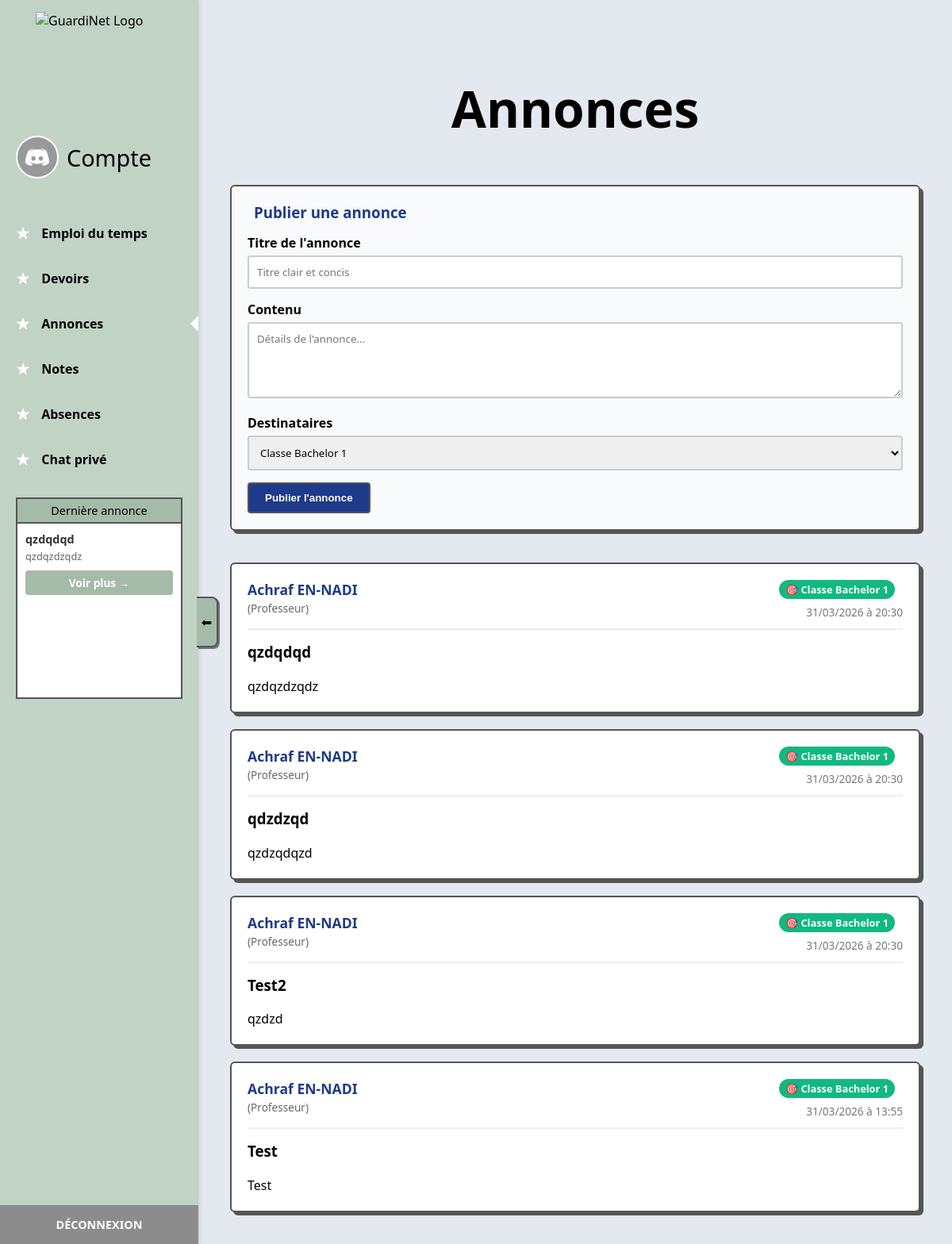
/annonces (signed in), run on the app's committed database.
### app/models.py (models this page shows, shortened)
class Announcement(db.Model):
    __tablename__ = 'announcements'
    id = db.Column(db.Integer, primary_key=True)
    author_id = db.Column(db.String(12), db.ForeignKey('users.user_id'), nullable=False)
    class_id = db.Column(db.Integer, db.ForeignKey('classes.id'), nullable=True)  # NULL means Global
    title = db.Column(db.String(255), nullable=False)
    content = db.Column(db.Text, nullable=False)
    created_at = db.Column(db.DateTime, default=datetime.utcnow)
    author = db.relationship('User', foreign_keys=[author_id], backref='announcements_published')
    target_class = db.relationship('ClassGroup', backref='announcements_received')

class User(UserMixin, db.Model):
    __tablename__ = 'users'
    id = db.Column(db.Integer, primary_key=True)
    user_id = db.Column(db.String(12), unique=True, nullable=False, index=True)  # Random 10-12 char ID
    firstname = db.Column(db.String(100), nullable=False)
    lastname = db.Column(db.String(100), nullable=False)
    email = db.Column(db.String(120), unique=True, nullable=False, index=True)
    password_hash = db.Column(db.String(255), nullable=False)
    role = db.Column(db.String(20), nullable=False, default='student')  # student, teacher, admin
    class_id = db.Column(db.Integer, db.ForeignKey('classes.id'), nullable=True)  # For students
    is_active = db.Column(db.Boolean, default=True)
    is_password_temporary = db.Column(db.Boolean, default=False)  # Temporary password flag
    profile_pic = db.Column(db.String(255), nullable=True, default='default.jpg')
    created_at = db.Column(db.DateTime, default=datetime.utcnow)
    updated_at = db.Column(db.DateTime, default=datetime.utcnow, onupdate=datetime.utcnow)
    last_announcements_read_at = db.Column(db.DateTime, nullable=True)

class ClassGroup(db.Model):
    __tablename__ = 'classes'
    id = db.Column(db.Integer, primary_key=True)
    name = db.Column(db.String(50), nullable=False, unique=True)
    students = db.relationship('User', backref='class_group', lazy=True)
    schedules = db.relationship('ScheduleEvent', backref='class_group', lazy=True)

### app/routes/main.py (the view, shortened to what this page needs)
@main_bp.route('/annonces', methods=['GET', 'POST'])
@login_required
def annonces():
    from app.models import Announcement, ClassGroup, Course, ScheduleEvent, db
    if current_user.role == 'admin':
        annonces_list = Announcement.query.order_by(Announcement.created_at.desc()).all()
    elif current_user.role == 'teacher':
        courses = Course.query.filter_by(prof_id=current_user.id).all()
        class_ids = set()
        for c in courses:
            scheds = db.session.query(ScheduleEvent.class_id).filter_by(course_id=c.id).distinct().all()
            for s in scheds:
                class_ids.add(s[0])
        class_ids = list(class_ids)
        annonces_list = Announcement.query.filter(
            (Announcement.class_id.is_(None))
            | (Announcement.class_id.in_(class_ids))
            | (Announcement.author_id == current_user.user_id)
        ).order_by(Announcement.created_at.desc()).all()
    else:
        annonces_list = Announcement.query.filter(
            (Announcement.class_id.is_(None)) | (Announcement.class_id == current_user.class_id)
        ).order_by(Announcement.created_at.desc()).all()
    classes = ClassGroup.query.all()
    nb_annonces = len(annonces_list)
    current_user.last_announcements_read_at = datetime.utcnow()
    db.session.commit()
    return render_template('annonces.html', active_page='annonces', annonces=annonces_list, classes=classes, nb_annonces=nb_annonces)

### app/routes/main.py (called while the page is built)
@main_bp.before_request
def require_password_change():
    from flask_login import current_user
    from flask import request, redirect, url_for
    if current_user.is_authenticated:
        allowed_endpoints = ['main.force_change_password', 'main.logout', 'static']
        if current_user.is_password_temporary and hasattr(request, 'endpoint') and request.endpoint and request.endpoint not in allowed_endpoints and not request.endpoint.startswith('static'):
            return redirect(url_for('main.force_change_password'))

### app/templates/annonces.html (shortened to what this page needs)
{% extends "base.html" %}
{% block content %}
    <div style="text-align: center; margin-bottom: 40px; margin-top: 20px;">
        <h2 class="edt-main-title" style="font-size: 4rem;">Annonces</h2>
    </div>
    <div style="max-width: 900px; margin: 0 auto; display: flex; flex-direction: column; gap: 20px;">
        {% if current_user.role in ['admin', 'teacher'] %}
        <div class="annonce-card" style="margin-bottom: 20px; background-color: #f8fafc;">
            <h3 style="margin-top: 0; margin-bottom: 15px; color: #1e3a8a;">
                Publier une annonce
            </h3>
            <form method="POST" action="{{ url_for('main.annonces') }}">
                <div style="margin-bottom: 15px;">
                    <label style="display: block; font-weight: bold; margin-bottom: 5px;">Titre de l'annonce</label>
                    <input type="text" name="title" required class="form-control" placeholder="Titre clair et concis">
                </div>
                <div style="margin-bottom: 15px;">
                    <label style="display: block; font-weight: bold; margin-bottom: 5px;">Contenu</label>
                    <textarea name="content" required rows="4" class="form-control" style="resize: vertical;" placeholder="Détails de l'annonce..."></textarea>
                </div>
                <div style="margin-bottom: 15px;">
                    <label style="display: block; font-weight: bold; margin-bottom: 5px;">Destinataires</label>
                    <select name="class_id" class="form-control">
                        {% for c in classes %}
                           <option value="{{ c.id }}">Classe {{ c.name }}</option>
                        {% endfor %}
                    </select>
                </div>
                <button type="submit" class="btn-submit">
                    Publier l'annonce
                </button>
            </form>
        </div>
        {% endif %}
        {% if annonces %}
            {% for annonce in annonces %}
            <div class="annonce-card {% if annonce.class_id == None %}annonce-global{% endif %}">
                <div style="display: flex; justify-content: space-between; align-items: flex-start; border-bottom: 2px solid #eee; padding-bottom: 10px; margin-bottom: 15px;">
                    <div>
                        <strong style="color: #1e3a8a; font-size: 1.1rem; display: block;">
                            {{ annonce.author.firstname }} {{ annonce.author.lastname }}
                        </strong>
                        <span style="color: #666; font-size: 0.85rem;">
                            ({% if annonce.author.role == 'admin' %}Administration{% else %}Professeur{% endif %})
                        </span>
                    </div>
                    <div style="text-align: right;">
                        <span class="{% if annonce.class_id == None %}badge-global{% else %}badge-class{% endif %}" style="margin-right: 10px; display: inline-block; margin-bottom: 5px;">
                            {% if annonce.class_id == None %}
                                🌐 Global
                            {% else %}
                                🎯 Classe {{ annonce.target_class.name }}
                            {% endif %}
                        </span>
                        <br>
                        <span style="color: #777; font-size: 0.85rem;">
                            {{ annonce.created_at.strftime('%d/%m/%Y à %H:%M') }}
                        </span>
                    </div>
                </div>
                <h3 style="margin-top: 0;">{{ annonce.title }}</h3>
                <p style="margin-bottom: 0; white-space: pre-wrap; line-height: 1.5;">{{ annonce.content }}</p>
            </div>
            {% endfor %}
        {% else %}
            <div class="annonce-card" style="text-align: center; color: #777; padding: 40px 20px;">
                <i class="fas fa-info-circle" style="font-size: 2rem; margin-bottom: 10px; color: #ccc;"></i>
                <p style="margin: 0; font-size: 1.1rem;">Aucune annonce pour le moment.</p>
            </div>
        {% endif %}
    </div>
{% endblock %}

### app/templates/base.html (shortened to what this page needs)
<!DOCTYPE html>
<html lang="fr">
<head>
    <link rel="stylesheet" href="{{ url_for('static', filename='css/style.css') }}">
</head>
<body>
    <div class="dashboard-container">
        <aside class="sidebar" id="sidebar">
            <div class="sidebar-inner">
                <div class="brand-logo" style="margin-top: 15px; min-height: 106px;">
                    <img src="{{ url_for('static', filename='img/logo.png') }}" alt="GuardiNet Logo" style="max-width: 80%; width: 160px; height: 106px; object-fit: contain; display: block; margin: 0 auto;">
                </div>
                <div class="profile-section" style="cursor: pointer;" onclick="window.location.href='{{ url_for('main.profile') }}'">
                    <img style="object-fit: cover; border-radius: 50%; width: 50px; height: 50px; border: 2px solid white;" src="{% if current_user.profile_pic %}{{ url_for('static', filename=('img/profiles/' + current_user.profile_pic) if current_user.profile_pic != 'default.jpg' else 'img/default_profile.jpg') }}{% else %}{{ url_for('static', filename='img/default_profile.jpg') }}{% endif %}" alt="Avatar">
                    <span style="font-size: 1.8rem; font-weight: 300;">Compte</span>
                </div>
                <nav>
                    <ul class="nav-menu">
                        <li>
                            <a href="{{ url_for('main.dashboard') }}" class="nav-item">
                                <span class="icon">★</span> Emploi du temps
                            </a>
                        </li>
                        <li>
                            <a href="{{ url_for('main.devoirs') }}" class="nav-item">
                                <span class="icon">★</span> Devoirs
                            </a>
                        </li>
                        <li>
                            <a href="{{ url_for('main.annonces') }}" class="nav-item">
                                <span class="icon">★</span> Annonces
                                {% if active_page == 'annonces' %}<div class="active-tab-indicator"></div>{% endif %}
                            </a>
                        </li>
                        <li>
                            <a href="{{ url_for('main.notes') }}" class="nav-item">
                                <span class="icon">★</span> Notes
                            </a>
                        </li>
                        <li>
                            <a href="{{ url_for('main.absences') }}" class="nav-item">
                                <span class="icon">★</span> Absences
                            </a>
                        </li>
                        <li>
                            <a href="{{ url_for('main.chat') }}" class="nav-item" style="position: relative;">
                                <span class="icon">★</span> Chat privé
                            </a>
                        </li>
                    </ul>
                </nav>
                <div class="announcement-box">
                    <div class="announcement-header">Dernière annonce</div>
                    <div class="announcement-content" style="padding: 10px; text-align: left;">
                        {% if latest_announcement %}
                            <strong style="color: #333; font-size: 0.9em; display: block; margin-bottom: 5px;">{{ latest_announcement.title }}</strong>
                            <p style="color: #666; font-size: 0.8em; margin: 0 0 10px 0; overflow: hidden; text-overflow: ellipsis; display: -webkit-box; -webkit-line-clamp: 2; -webkit-box-orient: vertical; line-height: 1.2;">
                                {{ latest_announcement.content[:80] + '...' if latest_announcement.content|length > 80 else latest_announcement.content }}
                            </p>
                            <a href="{{ url_for('main.annonces') }}" style="display: block; background-color: #a5bba9; padding: 6px; border-radius: 4px; font-size: 0.85em; color: white; text-decoration: none; text-align: center; font-weight: bold; width: 100%; box-sizing: border-box; transition: background-color 0.2s;">Voir plus &rarr;</a>
                        {% else %}
                            <span style="font-size: 0.85em; color: #777;">Aucune annonce pour le moment.</span>
                        {% endif %}
                    </div>
                </div>
                <a href="{{ url_for('main.logout') }}" class="logout-btn">Déconnexion</a>
            </div>
            <div class="sidebar-toggle" id="sidebar-toggle" onclick="toggleSidebar()">
                <span id="toggle-icon">⬅</span>
            </div>
        </aside>
        <main class="main-content">
            {% block content %}
            {% endblock %}
        </main>
    </div>
</body>
</html>

### app/static/css/style.css (style rules this page uses)
body, html { margin: 0; padding: 0; height: 100%; font-family: 'Segoe UI', Tahoma, Geneva, Verdana, sans-serif; background-color: var(--main-bg); }
.dashboard-container { display: flex; height: 100vh; }
.sidebar { width: 250px; min-width: 250px; background-color: var(--sidebar-bg); box-shadow: 2px 0 5px rgba(0,0,0,0.1); position: relative; transition: margin-left 0.3s ease; z-index: 10; }
.sidebar-inner { width: 250px; height: 100%; display: flex; flex-direction: column; overflow-x: hidden; overflow-y: auto; }
.sidebar-toggle { position: absolute; right: -25px; top: 50%; transform: translateY(-50%); width: 25px; height: 60px; background-color: #a5bba9; align-items: center; justify-content: center; display: flex; cursor: pointer; box-shadow: 2px 2px 0px rgba(0,0,0,0.5); border: 2px solid #555; border-left: none; border-radius: 0 8px 8px 0; color: var(--text-color); font-size: 1rem; z-index: 100; transition: background-color 0.2s; }
.profile-section { display: flex; align-items: center; padding: 20px; margin-bottom: 20px; }
.profile-section img { width: 40px; height: 40px; border-radius: 50%; margin-right: 10px; background-color: white; object-fit: cover; }
.profile-section span { font-size: 1.2rem; font-weight: 500; }
.nav-menu { list-style: none; padding: 0; margin: 0; flex-grow: 1; }
.nav-item { padding: 15px 20px; display: flex; align-items: center; text-decoration: none; color: var(--text-color); font-weight: 600; font-size: 1rem; transition: background-color 0.2s; position: relative; }
.icon { color: white; margin-right: 15px; font-size: 1.2rem; }
.announcement-box { background-color: white; margin: 20px; height: 250px; border: 2px solid #555; display: flex; flex-direction: column; }
.announcement-header { background-color: #a5bba9; text-align: center; padding: 5px; border-bottom: 2px solid #555; font-size: 0.9rem; color: #000; }
.announcement-content { flex-grow: 1; }
.logout-btn { background-color: var(--logout-bg); color: white; text-align: center; padding: 15px; text-decoration: none; font-weight: bold; text-transform: uppercase; font-size: 0.9rem; margin-top: auto; }
.active-tab-indicator { position: absolute; right: -10px; width: 0; height: 0; border-top: 20px solid transparent; border-bottom: 20px solid transparent; border-right: 20px solid white; }
.main-content { flex-grow: 1; padding: 40px; overflow-y: auto; }
.brand-logo { display: flex; justify-content: center; align-items: center; margin-bottom: 30px; padding: 0 20px; }
.brand-logo img { width: 160px; max-width: 100%; height: auto; object-fit: contain; }

### app/templates/annonces.html (style rules this page uses)
.form-control { width: 100%; padding: 10px; border: 2px solid #ccc; border-radius: 4px; font-family: inherit; box-sizing: border-box; }
.btn-submit { background-color: #1e3a8a; color: white; border: 2px solid #555; padding: 10px 20px; font-weight: bold; cursor: pointer; border-radius: 4px; transition: 0.2s; }
.annonce-card { background-color: white; border: 2px solid #555; padding: 20px; box-shadow: 4px 4px 0 #555; border-radius: 6px; }
.badge-class { background-color: #10b981; color: white; padding: 3px 8px; border-radius: 12px; font-size: 0.8rem; font-weight: bold; }

### data on the page
Announcement: title "qzdqdqd", content "qzdqzdzqdz", author.firstname "Achraf", author.lastname "EN-NADI", target_class.name "Bachelor 1", created_at "31/03/2026 à 20:30"
Announcement: author.firstname "Achraf", author.lastname "EN-NADI", target_class.name "Bachelor 1", created_at "31/03/2026 à 20:30", title "qdzdzqd", content "qzdzqdqzd"
Announcement: author.firstname "Achraf", author.lastname "EN-NADI", target_class.name "Bachelor 1", created_at "31/03/2026 à 20:30", title "Test2", content "qzdzd"
Announcement: author.firstname "Achraf", author.lastname "EN-NADI", target_class.name "Bachelor 1", created_at "31/03/2026 à 13:55", title "Test", content "Test"
